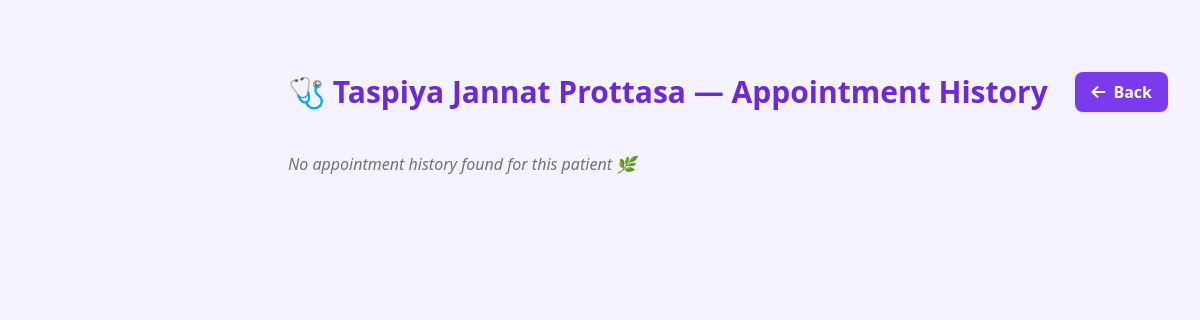
/doctors/patients/1/history/ (signed in), run on an earlier commit of the app's database.
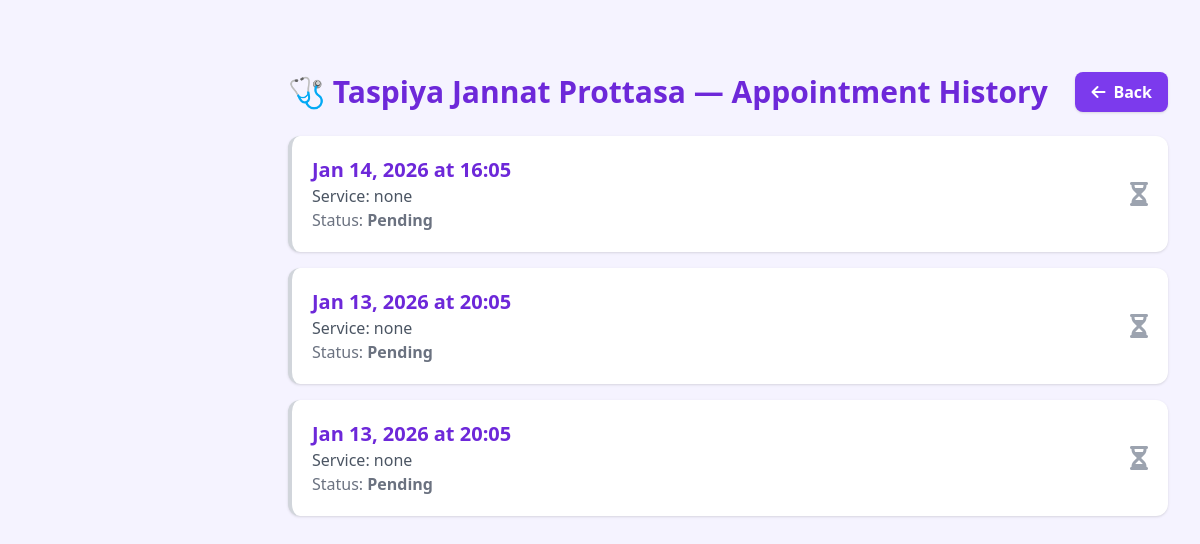
And on a later commit of the database.
### doctors/models.py (models this page shows, shortened)
class Appointment(models.Model):
    doctor = models.ForeignKey(
        UserProfile,
        on_delete=models.CASCADE,
        related_name="appointments_by_doctor",
        limit_choices_to={'user_type': 'doctor'}
    )
    patient = models.ForeignKey(
        UserProfile,
        on_delete=models.CASCADE,
        related_name="appointments_by_patient",
        limit_choices_to={'user_type': 'patient'}
    )
    date = models.DateField(default=timezone.now)
    time = models.TimeField(default=timezone.now)
    phone = models.CharField(max_length=15)
    email = models.EmailField()
    service = models.CharField(max_length=100, blank=True, null=True)
    reason = models.TextField(blank=True, null=True)
    notes = models.TextField(blank=True, null=True)
    created_at = models.DateTimeField(default=timezone.now)
    status = models.CharField(
        max_length=20,
        choices=[('Pending', 'Pending'), ('Confirmed', 'Confirmed'),
                 ('Completed', 'Completed'), ('Cancelled', 'Cancelled')],
        default='Pending'
    )

### doctors/views.py (the view)
    def wrapper(request, *args, **kwargs):
        user = get_session_user(request)
        if not user:
            messages.warning(request, "Please login as a doctor first 🩺")
            return redirect("LogInSignUppage")
        return func(request, *args, **kwargs)

### doctors/context_processors.py (called while the page is built)
def doctor_context(request):
    user_id = request.session.get("user_id")
    if not user_id:
        return {}
    try:
        doctor = UserProfile.objects.get(id=user_id, user_type="doctor")
        return {"doctor": doctor}
    except UserProfile.DoesNotExist:
        return {}

### doctors/views.py (called while the page is built)
def get_session_user(request):
    user_id = request.session.get("user_id")
    if not user_id:
        return None
    try:
        return UserProfile.objects.get(id=user_id, user_type="doctor")
    except UserProfile.DoesNotExist:
        return None

def login_required_view(func):
    def wrapper(request, *args, **kwargs):
        user = get_session_user(request)
        if not user:
            messages.warning(request, "Please login as a doctor first 🩺")
            return redirect("LogInSignUppage")
        return func(request, *args, **kwargs)
    return wrapper

### patients/context_processors.py (called while the page is built)
def patient_context(request):
    user_id = request.session.get("user_id")
    if not user_id:
        return {}
    try:
        patient = UserProfile.objects.get(id=user_id, user_type="patient")
        return {"patient": patient}
    except UserProfile.DoesNotExist:
        return {}

### doctors/templates/doctor_patient_history.html (shortened to what this page needs)
{% load static %}
<!DOCTYPE html>
<html lang="en">
<head>
  <script src="https://cdn.tailwindcss.com"></script>
  <link rel="stylesheet" href="https://cdnjs.cloudflare.com/ajax/libs/font-awesome/6.4.2/css/all.min.css"/>
</head>
<body class="bg-violet-50 min-h-screen flex flex-col md:flex-row font-sans">
  <main class="flex-1 p-6 md:p-8 md:ml-64 mt-16 md:mt-10">
    <div class="flex flex-col sm:flex-row sm:justify-between sm:items-center mb-6 gap-4">
      <h2 class="text-2xl md:text-3xl font-bold text-violet-700 text-center sm:text-left">
        🩺 {{ patient.name }} — Appointment History
      </h2>
      <button onclick="history.back()"
        class="bg-violet-600 hover:bg-violet-700 text-white font-semibold px-4 py-2 rounded-lg shadow transition flex items-center justify-center space-x-2 w-full sm:w-auto">
        <i class="fas fa-arrow-left"></i>
        <span>Back</span>
      </button>
    </div>
    {% if appointments %}
      <div class="space-y-4">
        {% for a in appointments %}
          <div class="bg-white rounded-xl shadow p-5 flex flex-col sm:flex-row sm:justify-between sm:items-center border-l-4 gap-3
            {% if a.status == 'Completed' %}
              border-green-500
            {% elif a.status == 'Confirmed' %}
              border-blue-500
            {% elif a.status == 'Cancelled' %}
              border-rose-500
            {% else %}
              border-gray-300
            {% endif %}
          ">
            <div class="flex-1">
              <p class="text-violet-700 font-semibold text-lg md:text-xl">
                {{ a.date|date:"M d, Y" }} at {{ a.time|time:"H:i" }}
              </p>
              <p class="text-gray-600 text-sm md:text-base">Service:
                <span class="font-medium">{{ a.service }}</span>
              </p>
              <p class="text-gray-500 text-sm md:text-base">
                Status:
                <span class="
                  {% if a.status == 'Completed' %}text-green-600
                  {% elif a.status == 'Confirmed' %}text-blue-600
                  {% elif a.status == 'Cancelled' %}text-rose-600
                  {% else %}text-gray-500{% endif %}
                  font-semibold
                ">
                  {{ a.status }}
                </span>
              </p>
            </div>
            <div class="text-right">
              {% if a.status == 'Completed' %}
                <i class="fas fa-check-circle text-green-500 text-2xl"></i>
              {% elif a.status == 'Confirmed' %}
                <i class="fas fa-calendar-check text-blue-500 text-2xl"></i>
              {% elif a.status == 'Cancelled' %}
                <i class="fas fa-times-circle text-rose-500 text-2xl"></i>
              {% else %}
                <i class="fas fa-hourglass-half text-gray-400 text-2xl"></i>
              {% endif %}
            </div>
          </div>
        {% endfor %}
      </div>
    {% else %}
      <p class="text-gray-500 italic text-center md:text-left mt-10">
        No appointment history found for this patient 🌿
      </p>
    {% endif %}
  </main>
</body>
</html>

What changed in the data, as far as the page shows it:
added Appointment: date "Jan 14, 2026", time "16:05", service "none", status "Pending"
added Appointment: date "Jan 13, 2026", time "20:05", service "none", status "Pending"
added Appointment: date "Jan 13, 2026", time "20:05", service "none", status "Pending"
Also different on the page:
text no longer shown: "No appointment history found for this patient 🌿"
